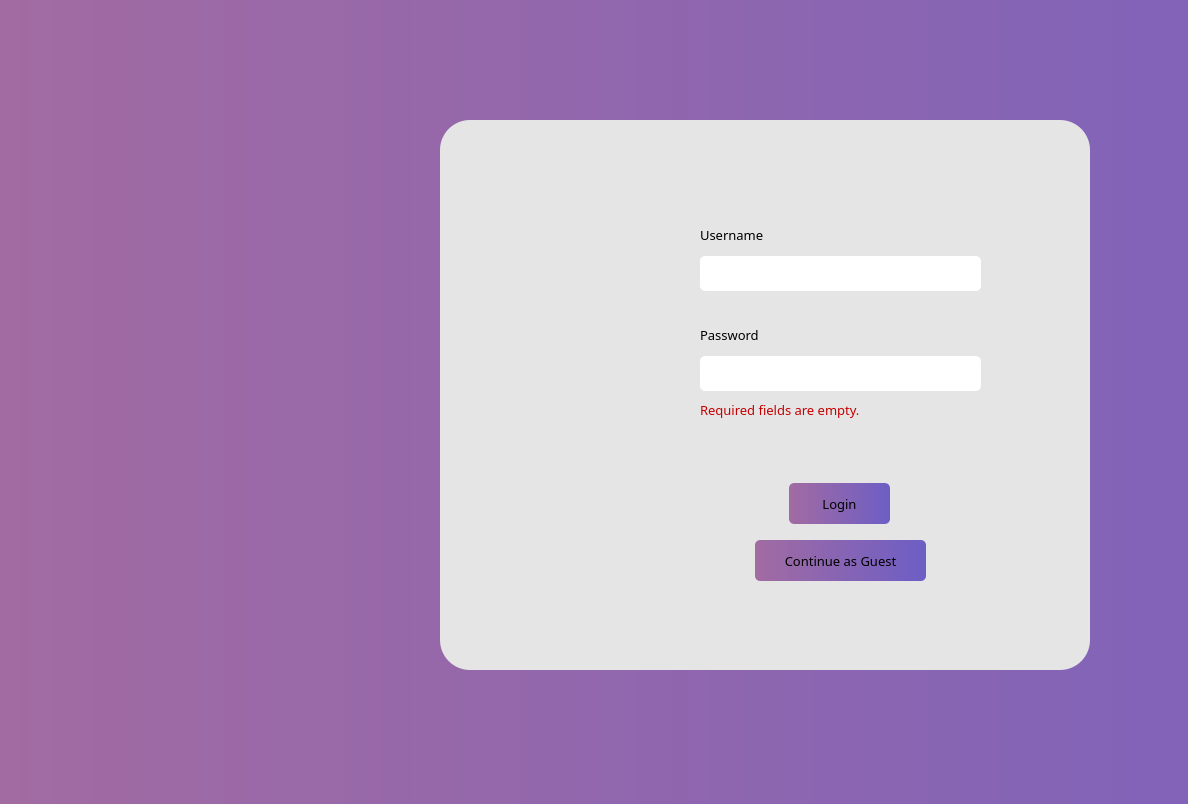
<?xml version="1.0" encoding="UTF-8"?>
<ui version="4.0">
 <class>login</class>
 <widget class="QWidget" name="login">
  <property name="geometry">
   <rect>
    <x>0</x>
    <y>0</y>
    <width>1188</width>
    <height>804</height>
   </rect>
  </property>
  <property name="font">
   <font>
    <family>Poppins</family>
    <pointsize>9</pointsize>
   </font>
  </property>
  <property name="windowTitle">
   <string>MainWindow</string>
  </property>
  <property name="styleSheet">
   <string notr="true">background-color: qlineargradient(spread:pad, x1:0, y1:0, x2:1, y2:0, stop:0 #A26BA2, stop:1 #6D5EC5);</string>
  </property>
  <widget class="QWidget" name="centralwidget" native="true">
   <property name="geometry">
    <rect>
     <x>0</x>
     <y>0</y>
     <width>1920</width>
     <height>1100</height>
    </rect>
   </property>
   <property name="styleSheet">
    <string notr="true"/>
   </property>
   <widget class="QFrame" name="frame">
    <property name="enabled">
     <bool>true</bool>
    </property>
    <property name="geometry">
     <rect>
      <x>440</x>
      <y>120</y>
      <width>650</width>
      <height>550</height>
     </rect>
    </property>
    <property name="maximumSize">
     <size>
      <width>700</width>
      <height>600</height>
     </size>
    </property>
    <property name="layoutDirection">
     <enum>Qt::LeftToRight</enum>
    </property>
    <property name="styleSheet">
     <string notr="true">background: #E5E5E5;
border-radius: 30px;</string>
    </property>
    <widget class="QPushButton" name="guestButton">
     <property name="geometry">
      <rect>
       <x>315</x>
       <y>420</y>
       <width>171</width>
       <height>41</height>
      </rect>
     </property>
     <property name="sizePolicy">
      <sizepolicy hsizetype="Fixed" vsizetype="Fixed">
       <horstretch>0</horstretch>
       <verstretch>0</verstretch>
      </sizepolicy>
     </property>
     <property name="baseSize">
      <size>
       <width>0</width>
       <height>24</height>
      </size>
     </property>
     <property name="font">
      <font>
       <family>Poppins Medium</family>
       <pointsize>10</pointsize>
       <weight>50</weight>
       <bold>false</bold>
      </font>
     </property>
     <property name="cursor">
      <cursorShape>PointingHandCursor</cursorShape>
     </property>
     <property name="styleSheet">
      <string notr="true">background-color: qlineargradient(spread:pad, x1:0, y1:0, x2:1, y2:0, stop:0 #A26BA2, stop:1 #6D5EC5);
border-radius: 5px;</string>
     </property>
     <property name="text">
      <string>Continue as Guest</string>
     </property>
    </widget>
    <widget class="QPushButton" name="loginButton">
     <property name="geometry">
      <rect>
       <x>349</x>
       <y>363</y>
       <width>101</width>
       <height>41</height>
      </rect>
     </property>
     <property name="sizePolicy">
      <sizepolicy hsizetype="Minimum" vsizetype="Fixed">
       <horstretch>0</horstretch>
       <verstretch>0</verstretch>
      </sizepolicy>
     </property>
     <property name="baseSize">
      <size>
       <width>0</width>
       <height>24</height>
      </size>
     </property>
     <property name="font">
      <font>
       <family>Poppins Medium</family>
       <pointsize>10</pointsize>
      </font>
     </property>
     <property name="cursor">
      <cursorShape>PointingHandCursor</cursorShape>
     </property>
     <property name="styleSheet">
      <string notr="true">background-color: qlineargradient(spread:pad, x1:0, y1:0, x2:1, y2:0, stop:0 #A26BA2, stop:1 #6D5EC5);
border-radius: 5px;</string>
     </property>
     <property name="text">
      <string>Login</string>
     </property>
    </widget>
    <widget class="QLabel" name="loginErrorLabel">
     <property name="geometry">
      <rect>
       <x>260</x>
       <y>280</y>
       <width>281</width>
       <height>20</height>
      </rect>
     </property>
     <property name="font">
      <font>
       <family>Poppins Medium</family>
       <pointsize>10</pointsize>
      </font>
     </property>
     <property name="styleSheet">
      <string notr="true">color:rgb(197, 0, 0)</string>
     </property>
     <property name="text">
      <string>Required fields are empty.</string>
     </property>
    </widget>
    <widget class="QGroupBox" name="logo">
     <property name="geometry">
      <rect>
       <x>45</x>
       <y>45</y>
       <width>181</width>
       <height>451</height>
      </rect>
     </property>
     <property name="styleSheet">
      <string notr="true">background-image: url(:/img/logo.png);</string>
     </property>
     <property name="title">
      <string/>
     </property>
    </widget>
    <widget class="QWidget" name="layoutWidget">
     <property name="geometry">
      <rect>
       <x>260</x>
       <y>200</y>
       <width>281</width>
       <height>71</height>
      </rect>
     </property>
     <layout class="QVBoxLayout" name="verticalLayout">
      <item>
       <widget class="QLabel" name="passwordLabel">
        <property name="font">
         <font>
          <family>Poppins Medium</family>
          <pointsize>10</pointsize>
         </font>
        </property>
        <property name="text">
         <string>Password</string>
        </property>
        <property name="alignment">
         <set>Qt::AlignLeading|Qt::AlignLeft|Qt::AlignVCenter</set>
        </property>
       </widget>
      </item>
      <item>
       <widget class="QLineEdit" name="passwordLineEdit">
        <property name="sizePolicy">
         <sizepolicy hsizetype="Preferred" vsizetype="Fixed">
          <horstretch>0</horstretch>
          <verstretch>0</verstretch>
         </sizepolicy>
        </property>
        <property name="font">
         <font>
          <family>Poppins</family>
          <pointsize>10</pointsize>
         </font>
        </property>
        <property name="styleSheet">
         <string notr="true">background: #FFFFFF;
border-radius: 5px;
height: 35px
</string>
        </property>
        <property name="echoMode">
         <enum>QLineEdit::Password</enum>
        </property>
       </widget>
      </item>
     </layout>
    </widget>
    <widget class="QWidget" name="layoutWidget">
     <property name="geometry">
      <rect>
       <x>260</x>
       <y>100</y>
       <width>281</width>
       <height>71</height>
      </rect>
     </property>
     <layout class="QVBoxLayout" name="verticalLayout_2">
      <item>
       <widget class="QLabel" name="usernameLabel">
        <property name="font">
         <font>
          <family>Poppins Medium</family>
          <pointsize>10</pointsize>
         </font>
        </property>
        <property name="text">
         <string>Username</string>
        </property>
        <property name="alignment">
         <set>Qt::AlignLeading|Qt::AlignLeft|Qt::AlignVCenter</set>
        </property>
       </widget>
      </item>
      <item>
       <widget class="QLineEdit" name="usernameLineEdit">
        <property name="sizePolicy">
         <sizepolicy hsizetype="Preferred" vsizetype="Fixed">
          <horstretch>0</horstretch>
          <verstretch>0</verstretch>
         </sizepolicy>
        </property>
        <property name="font">
         <font>
          <family>Poppins</family>
          <pointsize>10</pointsize>
         </font>
        </property>
        <property name="styleSheet">
         <string notr="true">background: #FFFFFF;
border-radius: 5px;
height: 35px
</string>
        </property>
       </widget>
      </item>
     </layout>
    </widget>
   </widget>
  </widget>
 </widget>
 <resources/>
 <connections/>
</ui>
